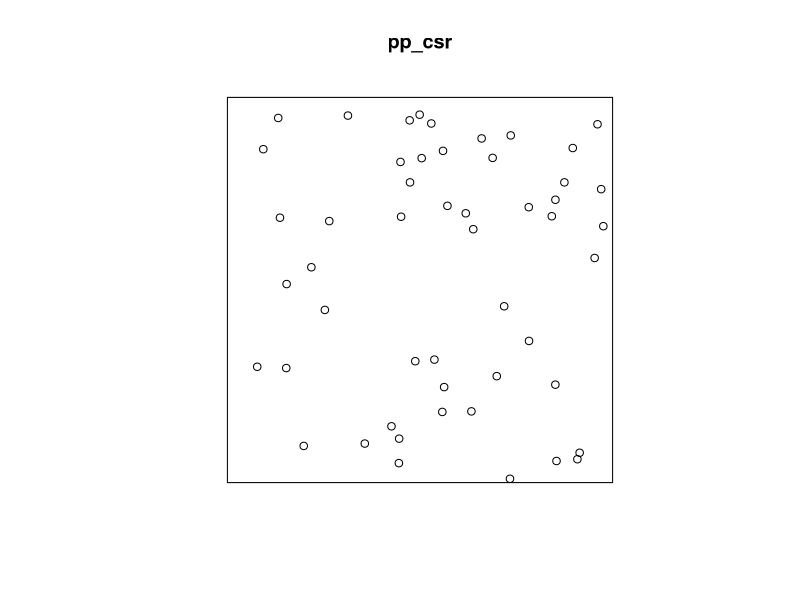
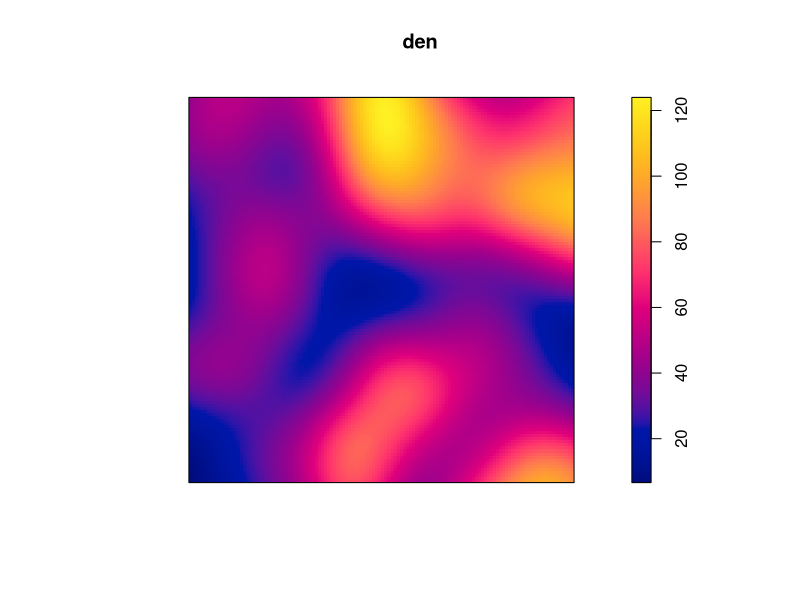
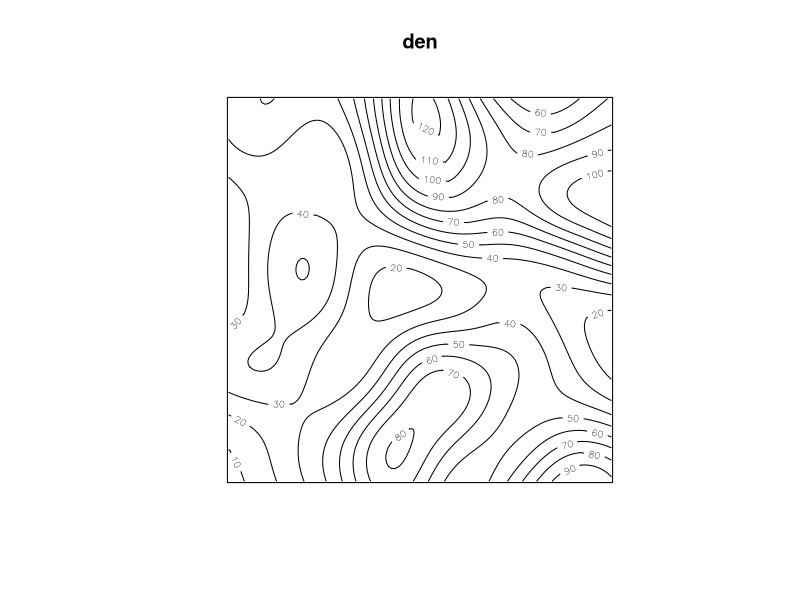
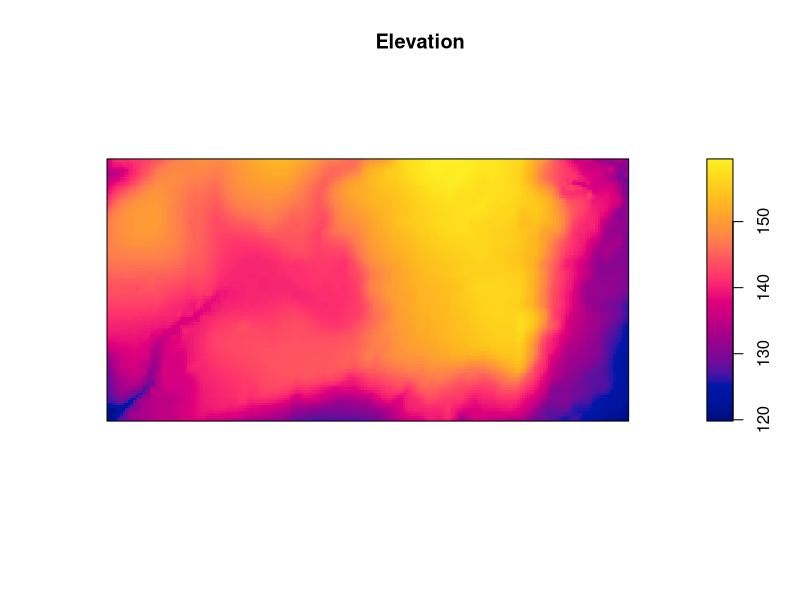
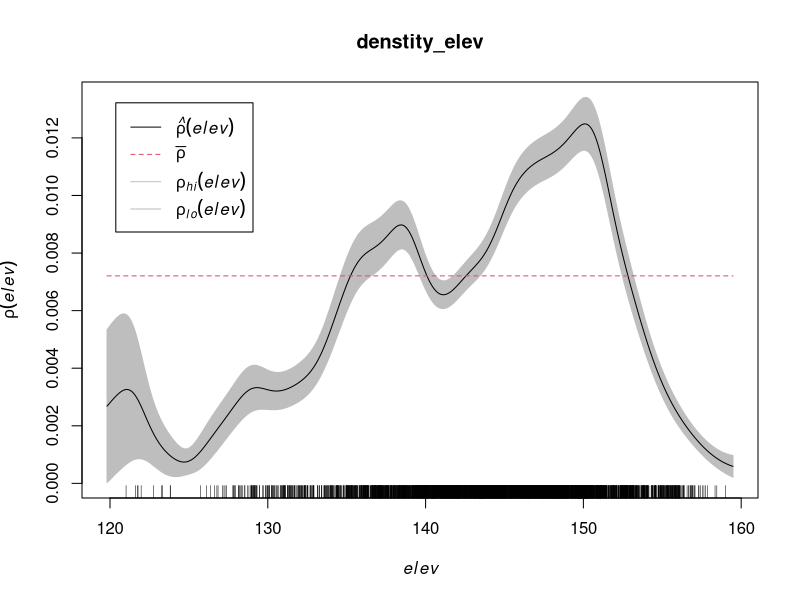

R code for these plots, in order:
## ---- chunk 1
library(spatstat)
#create a point pattern
pp_csr <- rpoispp(lambda = 50)

## ---- chunk 2
plot(pp_csr)


den <- density(pp_csr, sigma = 0.1)
plot(den)
contour(den)

bw.diggle <- bw.diggle(pp_csr)
bw.diggle


## ---- chunk 3
#kernel density in existence of covariate
# A spatial covariate is a function 𝑍(𝑢) of spatial location:

#bei is a data set of the location of trees and their diameter at breast height (DBH) in a forest in the Bei River Basin, China.from spatstat
data(bei)
elev <- bei.extra$elev

#create new plot 
plot.new()

#plot the covariate
plot(elev, main = "Elevation")

denstity_elev <- rhohat(bei, elev)
class(denstity_elev)
plot(denstity_elev)
